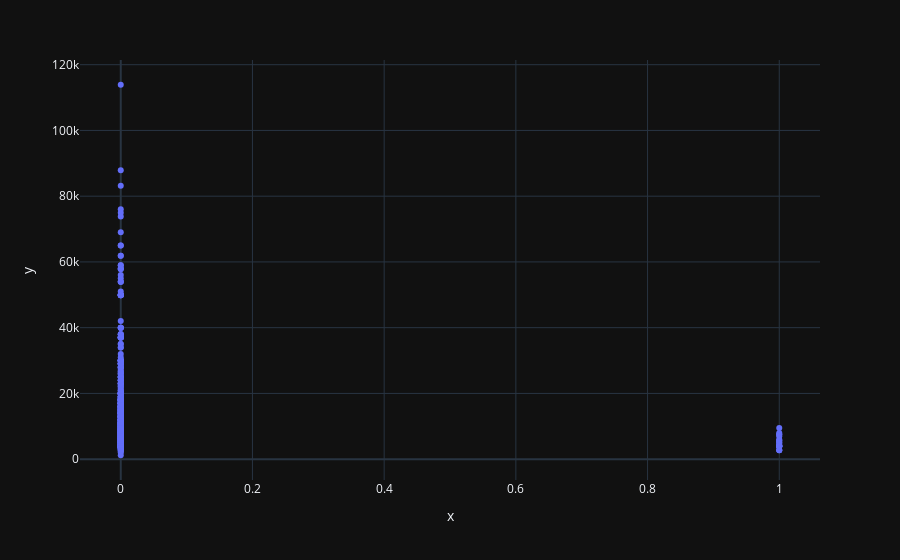

The cell this chart's notebook holds for it:
### Code cell
px.scatter(x=mobile_df["FWVGA"],y=mobile_df["Price in Rupees"])

### Figure 1 — Plotly figure (JSON) as saved in the notebook; plotly's stock layout.template omitted (floating-point values rounded to 4 significant figures; data arrays with more than 128 entries replaced by an {"elided": "..."} marker saying what was removed)
{"data": [{"hovertemplate": "x=%{x}<br>y=%{y}<extra></extra>", "legendgroup": "", "marker": {"color": "#636efa", "symbol": "circle"}, "mode": "markers", "name": "", "orientation": "v", "showlegend": false, "type": "scatter", "x": {"elided": "823 int values"}, "xaxis": "x", "y": {"elided": "823 int values"}, "yaxis": "y"}], "layout": {"legend": {"tracegroupgap": 0}, "margin": {"t": 60}, "xaxis": {"anchor": "y", "domain": [0, 1], "title": {"text": "x"}}, "yaxis": {"anchor": "x", "domain": [0, 1], "title": {"text": "y"}}}}
